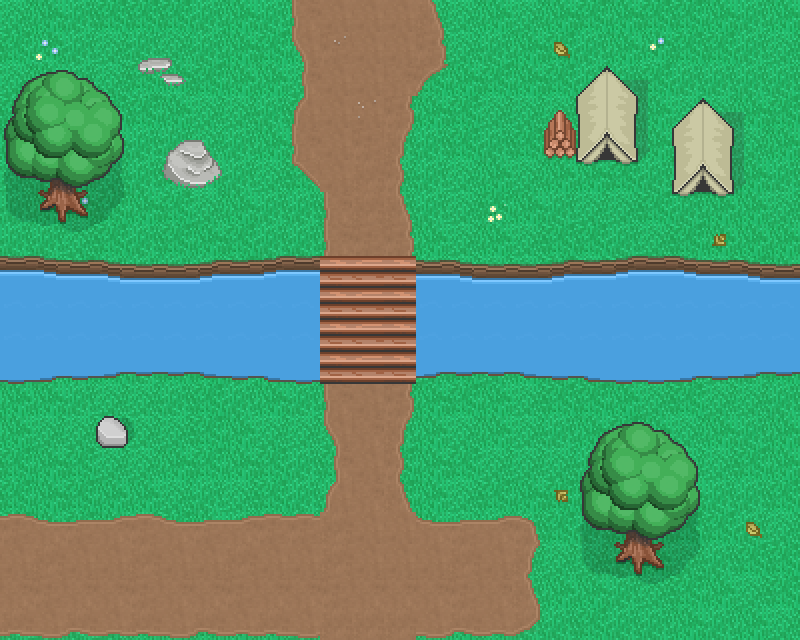

A level layout from a 2D game, rendered from its tile map. Below: a short description, then the map file with tile-grid data replaced by summaries:
An orthogonal 25x20 tile map with 32x32 px tiles, 5 tile layers (Background-2, Background-1, Foreground-Pass, Foreground-Collide, ...) and 8 objects.

<map version="1.0" orientation="orthogonal" renderorder="right-down" width="25" height="20" tilewidth="32" tileheight="32" nextobjectid="38">
 <tileset firstgid="1" name="browserquest" tilewidth="32" tileheight="32" tilecount="1960" columns="20">
  <image source="tilesets/browserquest.png" width="640" height="3136" />
  <tile id="240">
   <animation>
    <frame tileid="240" duration="100" />
    <frame tileid="241" duration="100" />
    <frame tileid="242" duration="100" />
   </animation>
  </tile>
 </tileset>
 <layer name="Background-2" width="25" height="20">
  <data>[500 cells, 0 non-empty, 0 distinct tile ids]</data>
 </layer>
 <layer name="Background-1" width="25" height="20">
  <data>[500 cells, 500 non-empty, 12 distinct tile ids]</data>
 </layer>
 <layer name="Foreground-Pass" width="25" height="20">
  <data>[500 cells, 150 non-empty, 45 distinct tile ids]</data>
 </layer>
 <layer name="Foreground-Collide" width="25" height="20">
  <data>[500 cells, 129 non-empty, 46 distinct tile ids]</data>
 </layer>
 <layer name="Top" width="25" height="20">
  <data>[500 cells, 20 non-empty, 10 distinct tile ids]</data>
 </layer>
 <objectgroup color="#000000" name="Collision" visible="0">
  <object id="20" x="576.768" y="512.121" width="126.263" height="62.6263" />
  <object id="23" x="577.778" y="96.9697" width="60.6061" height="62.6263" />
  <object id="24" x="672.727" y="129.293" width="61.6162" height="61.6162" />
  <object id="25" x="610.101" y="195.96" width="28.2828" height="35.3535" />
  <object id="30" x="160.606" y="160.606" width="62.6263" height="32.3232" />
  <object id="31" x="136.364" y="58.5859" width="47.4747" height="26.2626" />
  <object id="36" x="416.162" y="256.566" width="383.838" height="125.253" />
  <object id="37" x="96" y="416.667" width="64" height="32" />
 </objectgroup>
</map>
